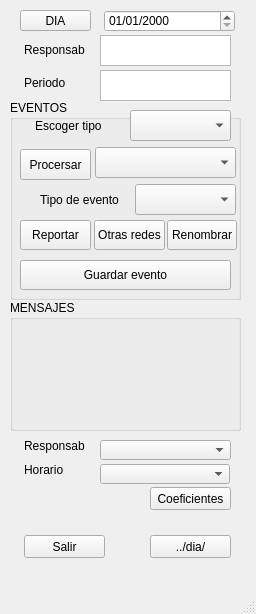
<?xml version="1.0" encoding="UTF-8"?>
<ui version="4.0">
 <class>EXTRACCION_EVENTOS</class>
 <widget class="QMainWindow" name="EXTRACCION_EVENTOS">
  <property name="geometry">
   <rect>
    <x>0</x>
    <y>0</y>
    <width>256</width>
    <height>614</height>
   </rect>
  </property>
  <property name="windowTitle">
   <string>MainWindow</string>
  </property>
  <widget class="QWidget" name="centralwidget">
   <widget class="QGroupBox" name="grupo_carga">
    <property name="enabled">
     <bool>true</bool>
    </property>
    <property name="geometry">
     <rect>
      <x>10</x>
      <y>100</y>
      <width>231</width>
      <height>200</height>
     </rect>
    </property>
    <property name="title">
     <string>EVENTOS</string>
    </property>
    <widget class="QPushButton" name="Btn_eventos">
     <property name="geometry">
      <rect>
       <x>10</x>
       <y>160</y>
       <width>211</width>
       <height>30</height>
      </rect>
     </property>
     <property name="text">
      <string>Guardar evento</string>
     </property>
    </widget>
    <widget class="QComboBox" name="cmbx_eventos">
     <property name="geometry">
      <rect>
       <x>85</x>
       <y>47</y>
       <width>141</width>
       <height>31</height>
      </rect>
     </property>
    </widget>
    <widget class="QComboBox" name="Cmb_bx_tipo_evento">
     <property name="geometry">
      <rect>
       <x>125</x>
       <y>84</y>
       <width>101</width>
       <height>31</height>
      </rect>
     </property>
    </widget>
    <widget class="QLabel" name="label_6">
     <property name="geometry">
      <rect>
       <x>30</x>
       <y>90</y>
       <width>81</width>
       <height>20</height>
      </rect>
     </property>
     <property name="text">
      <string>Tipo de evento</string>
     </property>
    </widget>
    <widget class="QPushButton" name="Btn_procesar">
     <property name="geometry">
      <rect>
       <x>10</x>
       <y>49</y>
       <width>71</width>
       <height>31</height>
      </rect>
     </property>
     <property name="text">
      <string>Procersar</string>
     </property>
    </widget>
    <widget class="QPushButton" name="Btn_reportar">
     <property name="geometry">
      <rect>
       <x>10</x>
       <y>120</y>
       <width>71</width>
       <height>30</height>
      </rect>
     </property>
     <property name="text">
      <string>Reportar</string>
     </property>
    </widget>
    <widget class="QLabel" name="label_8">
     <property name="geometry">
      <rect>
       <x>25</x>
       <y>16</y>
       <width>81</width>
       <height>20</height>
      </rect>
     </property>
     <property name="text">
      <string>Escoger tipo</string>
     </property>
    </widget>
    <widget class="QComboBox" name="cmbx_t_evento">
     <property name="geometry">
      <rect>
       <x>120</x>
       <y>10</y>
       <width>101</width>
       <height>31</height>
      </rect>
     </property>
    </widget>
    <widget class="QPushButton" name="Btn_renombrar">
     <property name="geometry">
      <rect>
       <x>157</x>
       <y>120</y>
       <width>70</width>
       <height>30</height>
      </rect>
     </property>
     <property name="text">
      <string>Renombrar</string>
     </property>
    </widget>
    <widget class="QPushButton" name="Btn_insertar">
     <property name="geometry">
      <rect>
       <x>84</x>
       <y>120</y>
       <width>71</width>
       <height>30</height>
      </rect>
     </property>
     <property name="text">
      <string>Otras redes</string>
     </property>
    </widget>
   </widget>
   <widget class="QPushButton" name="btn_abrir">
    <property name="geometry">
     <rect>
      <x>20</x>
      <y>10</y>
      <width>71</width>
      <height>21</height>
     </rect>
    </property>
    <property name="text">
     <string>DIA</string>
    </property>
   </widget>
   <widget class="QPushButton" name="Btn_Salir">
    <property name="geometry">
     <rect>
      <x>24</x>
      <y>535</y>
      <width>81</width>
      <height>23</height>
     </rect>
    </property>
    <property name="text">
     <string>Salir</string>
    </property>
   </widget>
   <widget class="QDateEdit" name="dateEdit">
    <property name="geometry">
     <rect>
      <x>104</x>
      <y>10</y>
      <width>131</width>
      <height>22</height>
     </rect>
    </property>
    <property name="showGroupSeparator" stdset="0">
     <bool>false</bool>
    </property>
    <property name="displayFormat">
     <string>dd/MM/yyyy</string>
    </property>
    <property name="calendarPopup">
     <bool>false</bool>
    </property>
   </widget>
   <widget class="QPushButton" name="Btn_drive">
    <property name="geometry">
     <rect>
      <x>150</x>
      <y>535</y>
      <width>81</width>
      <height>23</height>
     </rect>
    </property>
    <property name="text">
     <string>../dia/</string>
    </property>
   </widget>
   <widget class="QLabel" name="Lbl_directorio">
    <property name="enabled">
     <bool>true</bool>
    </property>
    <property name="geometry">
     <rect>
      <x>20</x>
      <y>511</y>
      <width>211</width>
      <height>20</height>
     </rect>
    </property>
    <property name="font">
     <font>
      <pointsize>10</pointsize>
     </font>
    </property>
    <property name="text">
     <string/>
    </property>
    <property name="alignment">
     <set>Qt::AlignJustify|Qt::AlignTop</set>
    </property>
   </widget>
   <widget class="QLabel" name="label_5">
    <property name="geometry">
     <rect>
      <x>24</x>
      <y>40</y>
      <width>61</width>
      <height>20</height>
     </rect>
    </property>
    <property name="text">
     <string>Responsable:</string>
    </property>
   </widget>
   <widget class="QGroupBox" name="grupo_mensaje">
    <property name="geometry">
     <rect>
      <x>10</x>
      <y>300</y>
      <width>231</width>
      <height>131</height>
     </rect>
    </property>
    <property name="title">
     <string>MENSAJES</string>
    </property>
    <widget class="QLabel" name="Lbl_Mensajes">
     <property name="enabled">
      <bool>true</bool>
     </property>
     <property name="geometry">
      <rect>
       <x>10</x>
       <y>15</y>
       <width>211</width>
       <height>21</height>
      </rect>
     </property>
     <property name="font">
      <font>
       <family>Arial</family>
       <pointsize>10</pointsize>
       <weight>75</weight>
       <bold>true</bold>
      </font>
     </property>
     <property name="text">
      <string/>
     </property>
    </widget>
    <widget class="QLabel" name="Lbl_submensajes">
     <property name="enabled">
      <bool>true</bool>
     </property>
     <property name="geometry">
      <rect>
       <x>10</x>
       <y>40</y>
       <width>211</width>
       <height>81</height>
      </rect>
     </property>
     <property name="font">
      <font>
       <family>Arial</family>
       <pointsize>10</pointsize>
       <weight>75</weight>
       <bold>true</bold>
      </font>
     </property>
     <property name="text">
      <string/>
     </property>
    </widget>
   </widget>
   <widget class="QLabel" name="label_7">
    <property name="geometry">
     <rect>
      <x>24</x>
      <y>73</y>
      <width>61</width>
      <height>20</height>
     </rect>
    </property>
    <property name="text">
     <string>Periodo</string>
    </property>
   </widget>
   <widget class="QTextEdit" name="txt_responsables">
    <property name="geometry">
     <rect>
      <x>100</x>
      <y>35</y>
      <width>131</width>
      <height>31</height>
     </rect>
    </property>
   </widget>
   <widget class="QTextEdit" name="txt_horario">
    <property name="geometry">
     <rect>
      <x>100</x>
      <y>70</y>
      <width>131</width>
      <height>31</height>
     </rect>
    </property>
   </widget>
   <widget class="QPushButton" name="Btn_coeficientes">
    <property name="geometry">
     <rect>
      <x>150</x>
      <y>487</y>
      <width>81</width>
      <height>23</height>
     </rect>
    </property>
    <property name="text">
     <string>Coeficientes</string>
    </property>
   </widget>
   <widget class="QLabel" name="label_9">
    <property name="geometry">
     <rect>
      <x>24</x>
      <y>437</y>
      <width>61</width>
      <height>18</height>
     </rect>
    </property>
    <property name="text">
     <string>Responsable:</string>
    </property>
   </widget>
   <widget class="QLabel" name="label_10">
    <property name="geometry">
     <rect>
      <x>24</x>
      <y>461</y>
      <width>60</width>
      <height>18</height>
     </rect>
    </property>
    <property name="text">
     <string>Horario</string>
    </property>
   </widget>
   <widget class="QComboBox" name="cmbx_horario">
    <property name="geometry">
     <rect>
      <x>100</x>
      <y>464</y>
      <width>130</width>
      <height>20</height>
     </rect>
    </property>
   </widget>
   <widget class="QComboBox" name="cmbx_resp_1">
    <property name="geometry">
     <rect>
      <x>100</x>
      <y>440</y>
      <width>131</width>
      <height>20</height>
     </rect>
    </property>
   </widget>
  </widget>
  <widget class="QMenuBar" name="menubar">
   <property name="geometry">
    <rect>
     <x>0</x>
     <y>0</y>
     <width>256</width>
     <height>21</height>
    </rect>
   </property>
  </widget>
  <widget class="QStatusBar" name="statusbar"/>
 </widget>
 <resources/>
 <connections/>
</ui>
